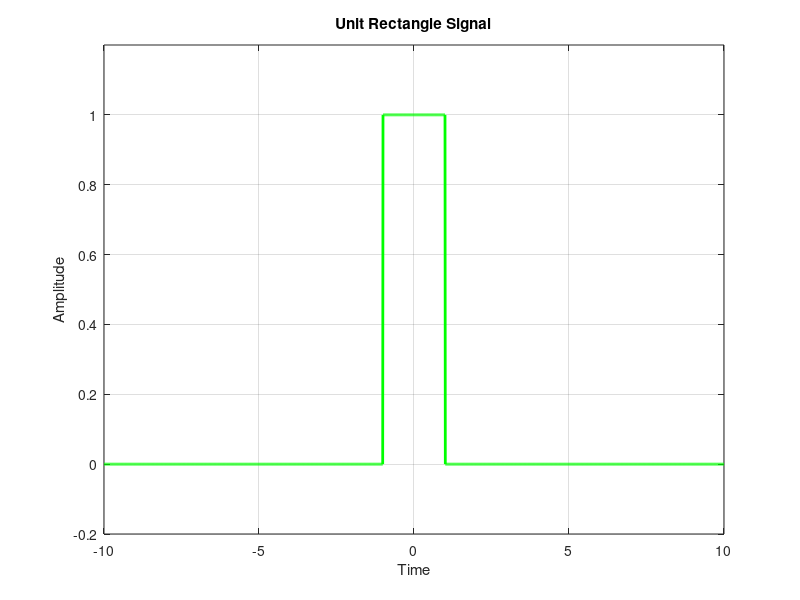

This figure's MATLAB source:
%unit rectangular
% Time values
t = -10:0.01:10;

% Width and height of the rectangle signal
width = 2;
height = 1;

% Create the unit rectangle signal
unit_rectangle = (t >= -width/2) & (t <= width/2);

% Scale the rectangle to the specified height
unit_rectangle = unit_rectangle * height;

% Plot the unit rectangle signal
plot(t, unit_rectangle, 'g', 'LineWidth', 2);
xlabel('Time');
ylabel('Amplitude');
title('Unit Rectangle Signal');
ylim([-0.2, height+0.2]);
grid on;